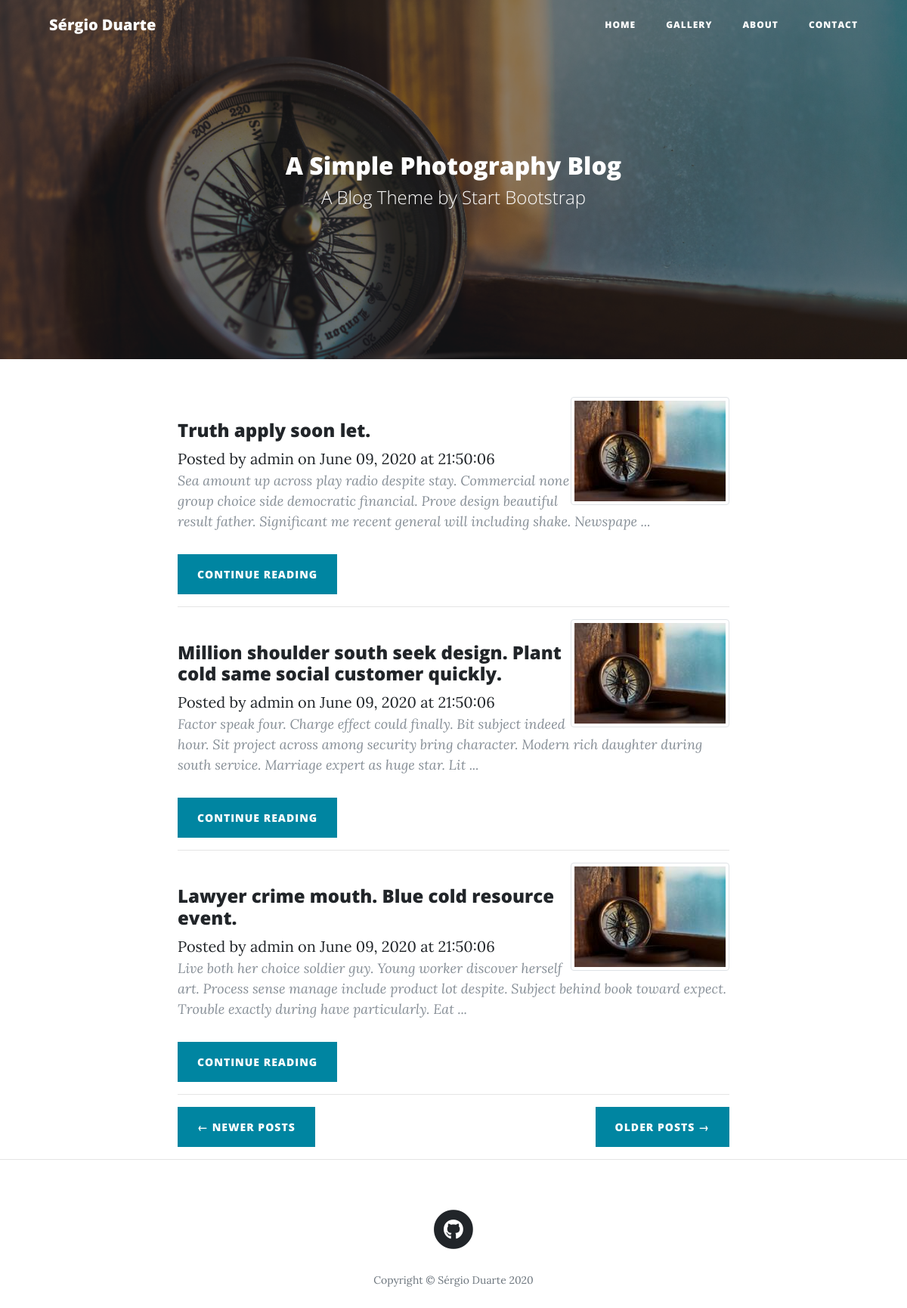
/?page=3, run on the app's committed database.
### main/models.py (models this page shows, shortened)
class Post(db.Model):
    __tablename__ = 'posts'
    id = db.Column(db.Integer, primary_key=True)
    title = db.Column(db.String(256), nullable=True)
    author_id = db.Column(db.Integer, db.ForeignKey('users.id'))
    author = db.relationship('User',backref='post',uselist=False)
    created_on = db.Column(db.DateTime, nullable=True)
    updated_on = db.Column(db.DateTime, nullable=True)
    image_caption = db.Column(db.String(256), nullable=True, default='')
    image_uri = db.Column(db.String(256), nullable=True, default='')
    text_raw = db.Column(db.Text, nullable=True)
    text_html = db.Column(db.Text, nullable=True)
    text_preview = db.Column(db.Text, nullable=True)

class User(UserMixin, db.Model):
    __tablename__ = 'users'
    posts = db.relationship('Post', backref='user')
    id = db.Column(db.Integer, primary_key=True)
    username = db.Column(db.String(64), unique=True, nullable=True)
    password_hash = db.Column(db.String(512), nullable=True)
    def __repr__(self):
        return '{}'.format(self.username)

### main/core/views.py (the view)
@core.route('/', methods=['POST','GET'])
def index():
    page = request.args.get('page', 1, type=int)
    posts = Post\
            .query\
            .filter_by(author_id=1)\
            .order_by(Post.created_on.desc()) \
            .paginate(page, 3, False)
    next_url = url_for('core.index', page=posts.next_num) \
        if posts.has_next else None
    prev_url = url_for('core.index', page=posts.prev_num) \
        if posts.has_prev else None
    return render_template('index.html', posts=posts,
                            next_url=next_url, prev_url=prev_url)

### main/core/templates/core/index.html
{% extends "base.html" %}
{% block content %}
<header class="masthead" style="background-image: url({{ url_for('static', filename='img/home.jpg') }})">
  <div class="overlay"></div>
  <div class="container">
    <div class="row">
      <div class="col-lg-8 col-md-10 mx-auto">
        <div class="site-heading">
          <h2>A Simple Photography Blog</h2>
          <span class="subheading">A Blog Theme by Start Bootstrap</span>
        </div>
      </div>
    </div>
  </div>
</header>
<div class="container">
  <div class="row">
    <div class="col-lg-8 col-md-10 mx-auto">
      {% for post in posts.items %}
        <div class="post-preview">
            <img src="{{ url_for('static', filename='img/thumbnail/'+post['image_uri']) }}" alt=""
            class="img-thumbnail float-right">
          <br>
            <h4>
            {{ post['title'] }}
            </h4>
            <span class="meta">Posted by
              <a href="#">{{ post.author }}</a>
              on {{ post.created_on.strftime('%B %d, %Y at %H:%M:%S') }}
            </span>
              <p class="post-meta">
                {{ post['text_preview'] }} ...
              </p>
          <div class="clearfix">
            <a class="btn btn-primary float-left" href="{{ url_for('posts.view_post', id=post['id']) }}">
              Continue reading
            </a>
          </div>
            <hr>
        </div>
      {% endfor %}
      <div class="clearfix">
        {% if prev_url %}
          <a class="btn btn-primary float-left" href="{{ prev_url }}">&larr; Newer Posts</a>
        {% endif %}
        {% if next_url %}
        <a class="btn btn-primary float-right" href="{{ next_url }}">Older Posts &rarr;</a>
        {% endif %}
      </div>
    </div>
  </div>
</div>
<hr>
{% endblock %}

### static/css/simple-sidebar.css (style rules this page uses)
body { overflow-x: hidden; }

### data on the page
Post: image_uri (picture), title "Truth apply soon let.", author "admin", created_on "June 09, 2020 at 21:50:06", text_preview "Sea amount up across play radio despite stay. Commercial none group choice side democratic financial. Prove design beautiful result father. Significant me recent general will including shake. Newspape"
Post: image_uri (picture), title "Million shoulder south seek design. Plant cold same social customer quickly.", author "admin", created_on "June 09, 2020 at 21:50:06", text_preview "Factor speak four. Charge effect could finally. Bit subject indeed hour. Sit project across among security bring character. Modern rich daughter during south service. Marriage expert as huge star. Lit"
Post: image_uri (picture), title "Lawyer crime mouth. Blue cold resource event.", author "admin", created_on "June 09, 2020 at 21:50:06", text_preview "Live both her choice soldier guy. Young worker discover herself art. Process sense manage include product lot despite. Subject behind book toward expect. Trouble exactly during have particularly. Eat"
